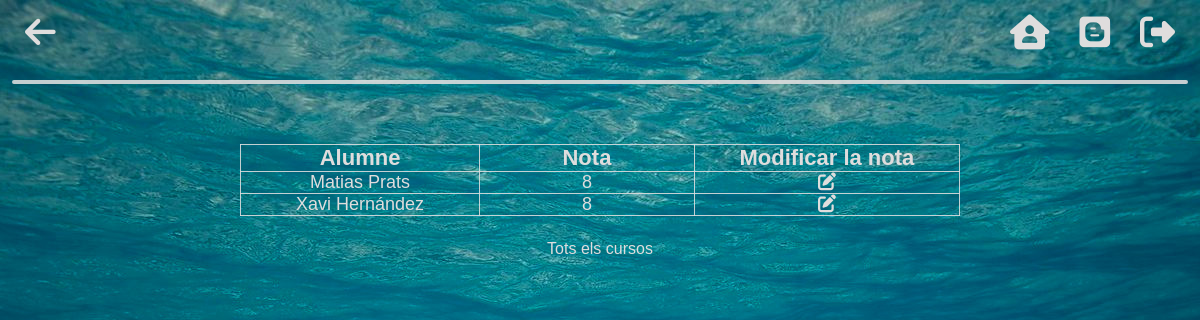
/professor/notes-professor.php?codi=1 (signed in), run on an earlier commit of the app's database.
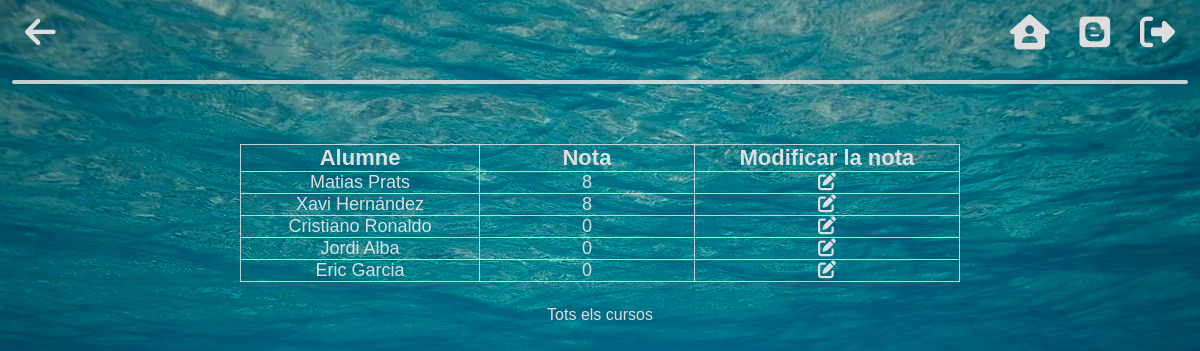
And on a later commit of the database.
### tables this page shows
CREATE TABLE `alumnes` (
  `dni` varchar(9) NOT NULL,
  `nom` varchar(150) NOT NULL,
  `cognoms` varchar(300) NOT NULL,
  `email` varchar(150) NOT NULL,
  `contrasenya` varchar(100) NOT NULL,
  `edat` int(3) NOT NULL,
  `fotografia` longblob NOT NULL
);

CREATE TABLE `matricula` (
  `dni_alumne` varchar(9) NOT NULL,
  `codi_curs` int(100) NOT NULL,
  `nota` int(2) NOT NULL
);

### professor/funcions-professor.php (the view, shortened to what this page needs)
        <?php
function notes($codi)
{
    $connexio = mysqli_connect("localhost", "root", "", "infobdn");
    $consulta = mysqli_query($connexio, "SELECT * FROM matricula WHERE codi_curs = '$codi'");
    if ($consulta) {
        $numLines = mysqli_num_rows($consulta);
        for ($i = 0; $i < $numLines; $i++) {
            $nota = mysqli_fetch_array($consulta);
            $dniAlumne = $nota['dni_alumne'];
            $query = "SELECT * FROM alumnes WHERE dni like '$dniAlumne'";
            $resultat = mysqli_query($connexio, $query);
            $alumne = mysqli_fetch_assoc($resultat);
        ?>
            <tr>
                <td><?php echo $alumne['nom']." ".$alumne['cognoms'] ?></td>
                <?php if ($nota['nota'] != NULL) { ?>
                    <td><?php echo $nota['nota'] ?></td>
                <?php } else { ?>
                    <td><a class="posarNota" href="qualificar-professor.php?alumne=<?php echo $alumne['nom'] ?>&codi=<?php echo $codi ?>">Qualificar</a></td>
                <?php
                } ?>
                <td><a class="posarNota" href="qualificar-professor.php?alumne=<?php echo $alumne['nom'] ?>&codi=<?php echo $codi ?>"><i class="fa-solid fa-pen-to-square"></i></a></td>
            </tr><?php
                }
            }
        }
            ?>

### professor/notes-professor.php (shortened to what this page needs)
<?php
if (!isset($_SESSION['usuari'])) {
    header('location:../index.php');
} else {
    include("funcions-professor.php");
?>
    <!DOCTYPE html>
    <html lang="en">
    <head>
        <link rel="stylesheet" href="../css/style.css">
        <link rel="stylesheet" href="../css/professor.css">
    </head>
    <body background="../img/fondo.jpg">
        <nav>
            <a href="home-professor.php"><i class="fa-sharp fa-solid fa-arrow-left"></i></a>
            <div class="lista">
                <li>
                    <ul><a href="home-professor.php"><i class="fa-solid fa-house-user"></i></a></ul>
                </li>
                <li>
                    <ul><a href="#"><i class="fa-brands fa-blogger"></i></a></ul>
                </li>
                <li>
                    <ul><a href="../sortir.php" onclick="return confirmarTancarSessio()"><i class="fa-solid fa-right-from-bracket"></i></a></ul>
                </li>
            </div>
        </nav>
        <hr>
        <section>
            <table>
                <tr>
                    <th>Alumne</th>
                    <th>Nota</th>
                    <th>Modificar la nota</th>
                </tr>
                <?php
                $codi = $_GET['codi'];
                notes($codi);
                ?>
            </table>
            <a class="totsCursos" href="home-professor.php">Tots els cursos</a>
        </section>
    </body>
    </html>
<?php
}
?>

### css/style.css (style rules this page uses)
* { box-sizing: border-box; padding: 0; margin: 0; font-family: 'Noto Sans JP', sans-serif; list-style: none; }
body { background-repeat: no-repeat; background-position: center; background-size:cover; height: 100%; min-height: 100vh; }
nav { height: 150px; }
section { height: 100%; display: flex; justify-content: center; align-items: center; }
form a, a:link, a:visited, a:active { text-decoration:none; color: rgb(223, 221, 221); }
nav { display: flex; flex-direction: row; height: 80px; padding: 0 10px; }
hr { border: 2px solid rgba(223, 223, 223, 0.884); border-radius: 5px; margin: 0 1%; }
nav i { font-size: 35px; margin: 15px; }
nav .lista { width: 100%; display: flex; flex-direction: row; justify-content: flex-end; }
table, th, td, tr { border: 1px solid rgba(223, 223, 223, 0.884); border-collapse: collapse; }

### css/professor.css (style rules this page uses)
section { margin-top: 5%; display: flex; flex-direction: column; }
table { width: 60%; color: rgb(223, 221, 221); }
table th, td { width: 80px; }
td { font-size: 18px; text-align: center; }
th { font-size: 22px; }
.totsCursos { margin-top: 2%; color: rgb(223, 221, 221); }
.totsCursos:hover, .posarNota { color: rgba(235, 236, 236, 0.63); }

What changed in the data, as far as the page shows it:
added alumnes: nom "Cristiano", cognoms "Ronaldo", matricula.nota "0"
added alumnes: nom "Jordi", cognoms "Alba", matricula.nota "0"
added alumnes: nom "Eric", cognoms "Garcia", matricula.nota "0"
